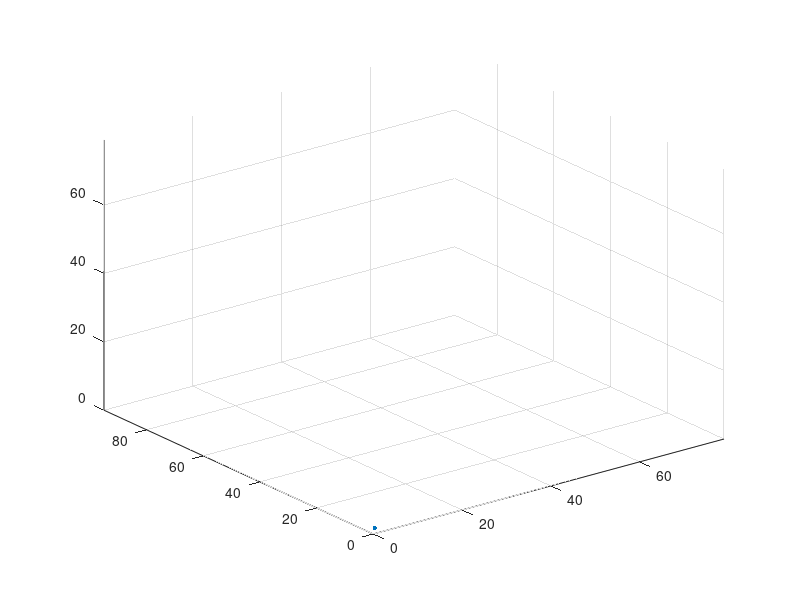

MATLAB code for this plot: (Note: this script raises an error after producing the figure.)
clear all
clc

load mask

mask_indexes = find(mask);
mask_dimensions = size(mask);
[x,y,z] = ind2sub(mask_dimensions,mask_indexes);
mask_coordinates = [x,y,z];

% figure
% scatter3(x,y,z,1,'filled');

%% Generate searchlight sphere:
radius = 4;

reference_voxel = round(mask_dimensions./2);
searchlight_volume = zeros(mask_dimensions);
searchlight_volume(...
    reference_voxel(1)-radius:reference_voxel(1)+radius,...
    reference_voxel(2)-radius:reference_voxel(2)+radius,...
    reference_voxel(3)-radius:reference_voxel(3)+radius) = 1;

% Get indexes for the cube:
[x,y,z] = ind2sub(mask_dimensions,find(searchlight_volume));
cube_coordinates = [x y z];

% Generate sphere of radius r:
sphere = [];
for i = 1 : size(cube_coordinates,1)
    point = cube_coordinates(i,:);
    distance = norm(point-reference_voxel);
    
    if distance <= radius
        sphere = [sphere; cube_coordinates(i,:)];
    end
end
% hold on
% scatter3(sphere(:,1),sphere(:,2),sphere(:,3),10,'filled','r');
% Sphere in (0,0,0)
sphere = sphere - reference_voxel;
% scatter3(sphere(:,1),sphere(:,2),sphere(:,3),10,'filled','r');
%% Plot searchlight cube:

figure(1)
scatter3(1,1,1,10,'filled','k');
hold on
xlim([0,mask_dimensions(1)])
ylim([0,mask_dimensions(2)])
zlim([0,mask_dimensions(3)])

hist = [];
ploting_points = (1:900:length(mask_coordinates));
tic
for i = 1 : length(mask_coordinates)
    
    voxel_coordinates = mask_coordinates(i,:);
    hist = [hist; voxel_coordinates];
    sphere_ = sphere + voxel_coordinates;
    try
        ind = sub2ind(mask_dimensions,sphere_(:,1),sphere_(:,2),sphere_(:,3));
    catch
        % Check first dimension:
        sphere_ = mvpalab_checkboundaries(sphere_,mask_dimensions);
        ind = sub2ind(mask_dimensions,sphere_(:,1),sphere_(:,2),sphere_(:,3));
    end
    
    pattern1 = mask(ind);
    pattern2 = mask(ind);
    pattern3 = mask(ind);
    pattern4 = mask(ind);
    pattern5 = mask(ind);
    pattern6 = mask(ind);
    pattern7 = mask(ind);
    pattern8 = mask(ind);
    
    if 0
        if any(i == ploting_points) || i == length(mask_coordinates)
            s = plot3(sphere_(:,1),sphere_(:,2),sphere_(:,3),'o','Color','#A2142F','MarkerSize',5,'MarkerFaceColor','#A2142F');
            
            % Plot 3D mask and projections:
            d = plot3(hist(:,1),hist(:,2),hist(:,3),'o','Color','k','MarkerSize',1,'MarkerFaceColor','k');
            
            p1 = plot3(mask_dimensions(1)*ones(length(hist),1),hist(:,2),hist(:,3),'o','Color','#4DBEEE','MarkerSize',3,'MarkerFaceColor','#4DBEEE');
            p2 = plot3(hist(:,1),mask_dimensions(2)*ones(length(hist),1),hist(:,3),'o','Color','#4DBEEE','MarkerSize',3,'MarkerFaceColor','#4DBEEE');
            p3 = plot3(hist(:,1),hist(:,2),0*ones(length(hist),1),'o','Color','#4DBEEE','MarkerSize',3,'MarkerFaceColor','#4DBEEE');
            %
            drawnow
            
            if ~(i == length(mask_coordinates))
                delete([s;d;p1;p2;p3]);
            end
            
        end
    end
    
end
toc

function sphere = mvpalab_checkboundaries (sphere,mask_dimensions)
idxs_x = find(sphere(:,1)<1|sphere(:,1)>mask_dimensions(1))';
idxs_y = find(sphere(:,2)<1|sphere(:,2)>mask_dimensions(2))';
idxs_z = find(sphere(:,3)<1|sphere(:,3)>mask_dimensions(3))';

idxs = horzcat(idxs_x,idxs_y,idxs_z);
sphere(idxs,:,:) = [];
end



